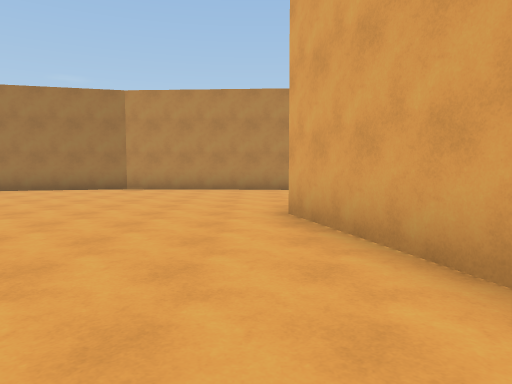
view 1 (above)

16 first-person views from a walk through a 3-D level made in the Unity game engine. The camera is 1.4 m above the floor, tilts 4° down and sees 70° across. The floor is counted in squares, 2 m on a side. Each view is taken from the middle of a square. On the plan, view 1 faces up. The plan holds only what a view shows up to about 11 squares ahead; the rest is blank. The place goes on beyond the plan. The player character is not drawn. Some animated figures are not drawn.

view 2
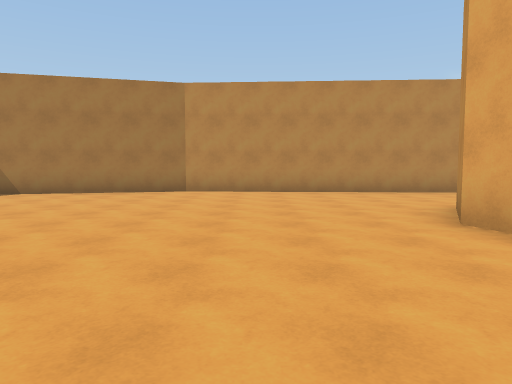

view 3
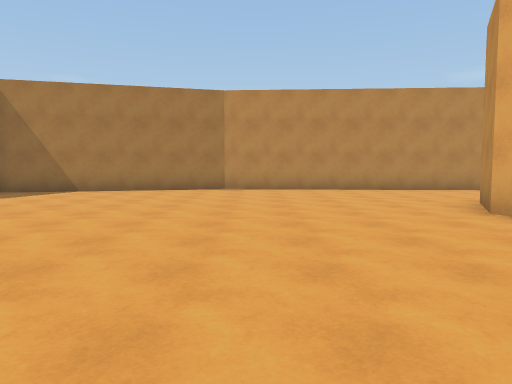

view 4
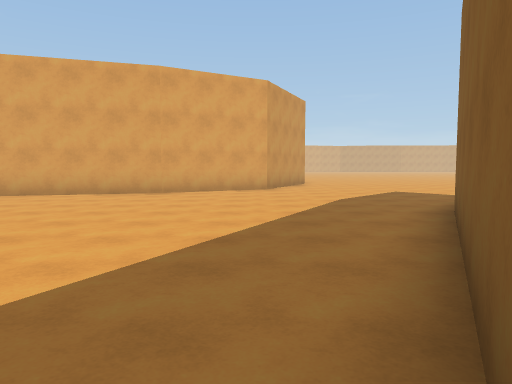

view 5
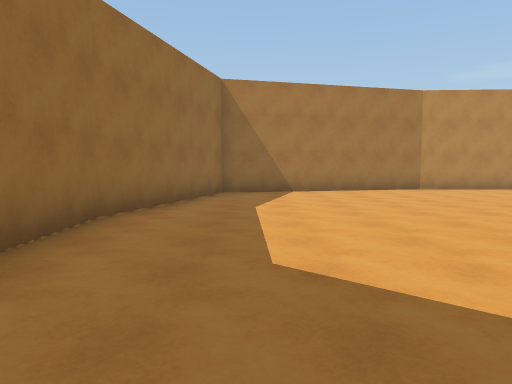

view 6
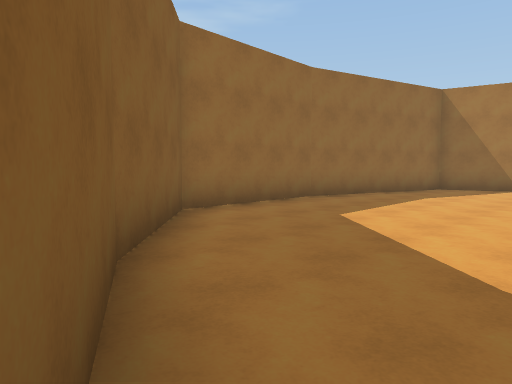

view 7
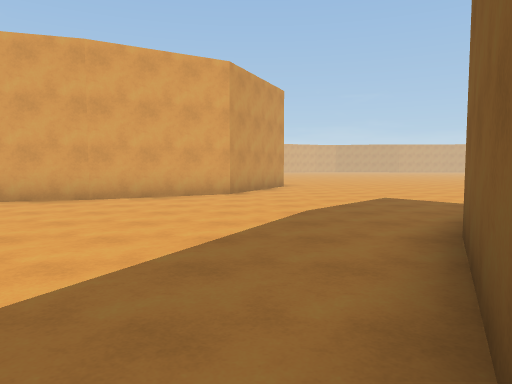

view 8
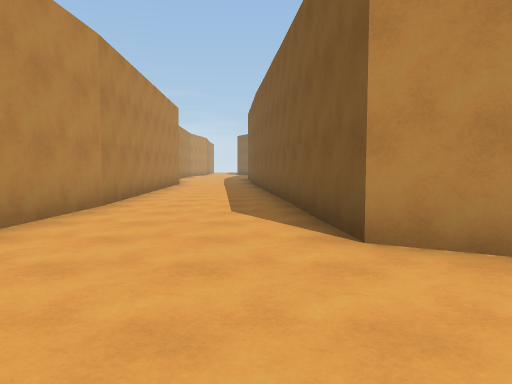

view 9
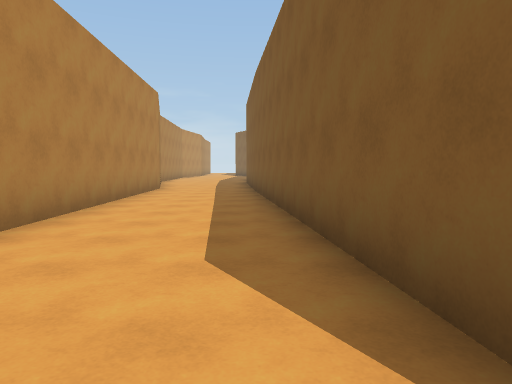

view 10
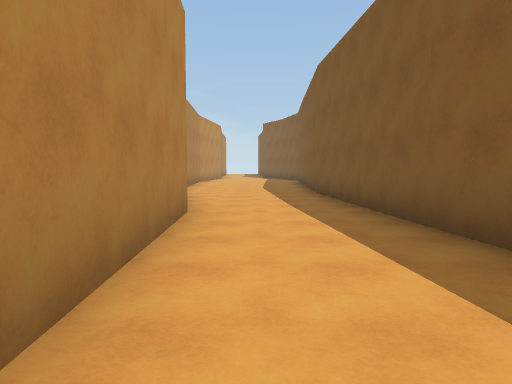

view 11
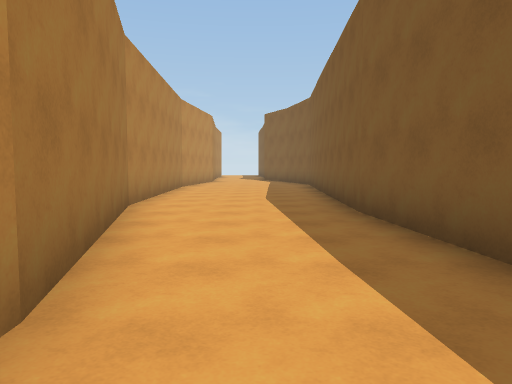

view 12
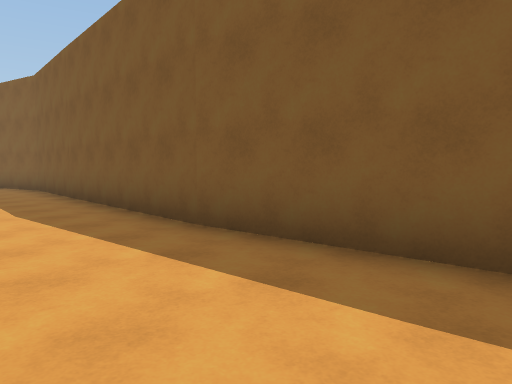

view 13
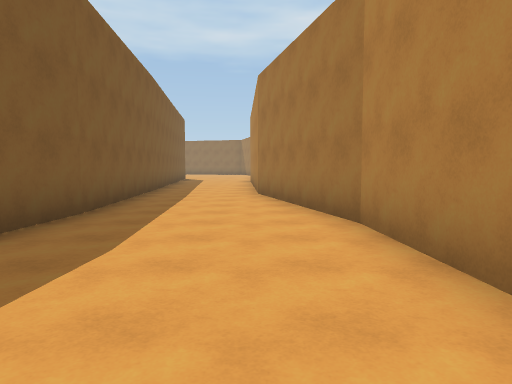

view 14
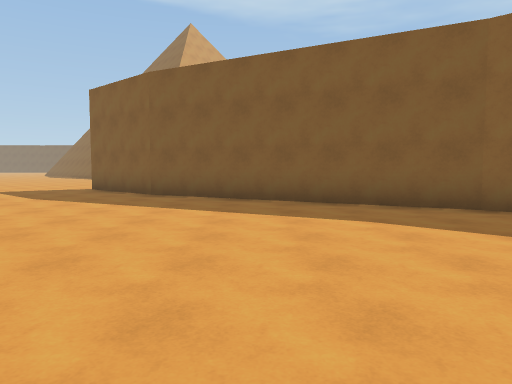

view 15
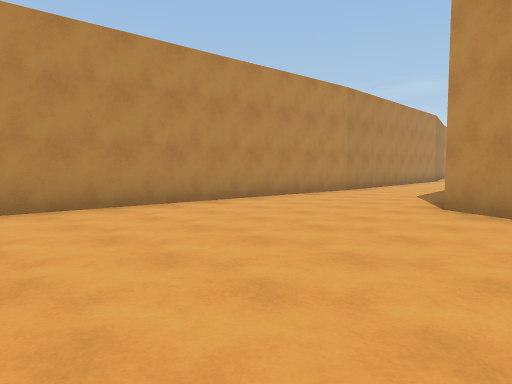

view 16
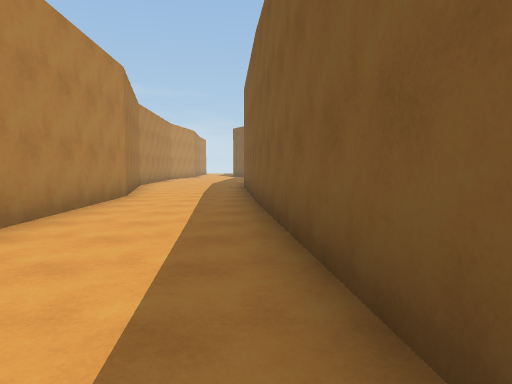

### Floor plan
Points are (right, up) in squares from view 1. A wall is a line through its corners. A room is listed if a view was taken in it or the views show most of it. See-through windows are left out.
Room 1 (views 1, 2, 3, 4, 5, 6, 7, 8, 9, 10, 14, 15, 16)
walls: (1.6, 1.4) (0.5, 5.4) (1.3, 7) (9.5, 7.8); (-3.9, 11.2) (-9.9, 9.7) (-11.2, 4.9); (-8.6, -0.8) (-2.3, -4.1); (-2.5, -4) (-0.1, -6.1); (3.2, -1.4) (1.6, 1.5); (-11.2, 5) (-11, 1.3) (-8.5, -0.9); (4.6, 10.7) (-4, 11.2); (8.6, 10.9) (4.4, 10.7)
ways out: opening at (9.5, 9.5) to room 2; opening at (1.5, -3.5)
Room 2 (views 11, 12, 13)
walls: (16.5, 8.4) (22.5, 8.1); (17.6, 12.3) (12.5, 11); (12.7, 11.1) (8.6, 10.9); (22, 12.5) (17.5, 12.3); (9.5, 7.8) (16.7, 8.5)
ways out: opening at (9.5, 9.5) to room 1

Where each view was taken, in squares from view 1:
view 1: 0 up, 0 right, facing up
view 2: 1 up, 2 left, facing up
view 3: 0 up, 3 left, facing up
view 4: 1 down, 8 left, facing right
view 5: 0 up, 9 left, facing up
view 6: 2 down, 6 left, facing up-left
view 7: 2 down, 6 left, facing right
view 8: 8 up, 2 left, facing right
view 9: 8 up, 1 right, facing right
view 10: 10 up, 7 right, facing right
view 11: 10 up, 11 right, facing right
view 12: 11 up, 13 right, facing down-right
view 13: 11 up, 22 right, facing left
view 14: 5 up, 5 left, facing down
view 15: 5 up, 5 left, facing up-right
view 16: 8 up, 4 right, facing right
